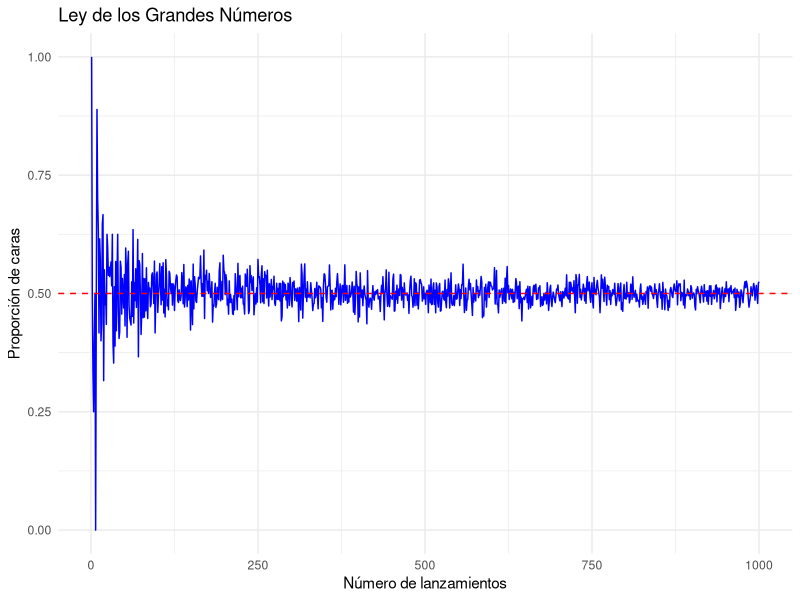
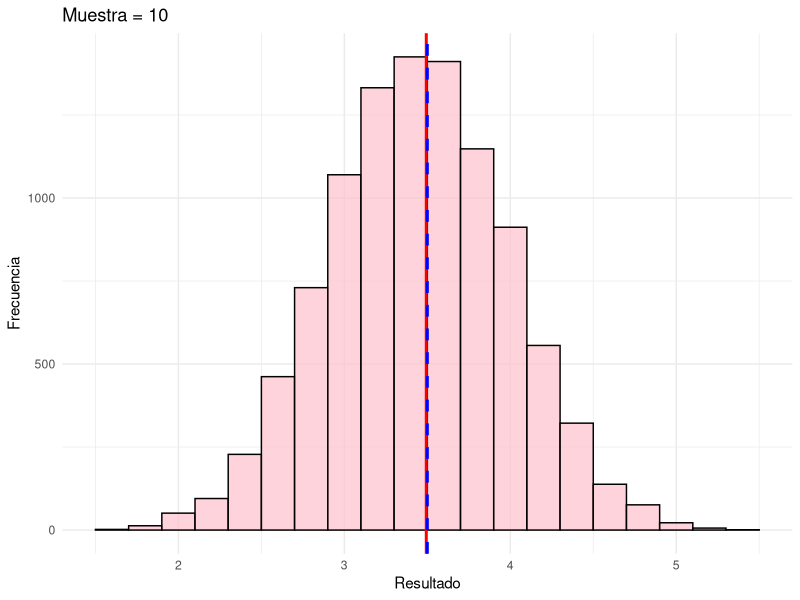
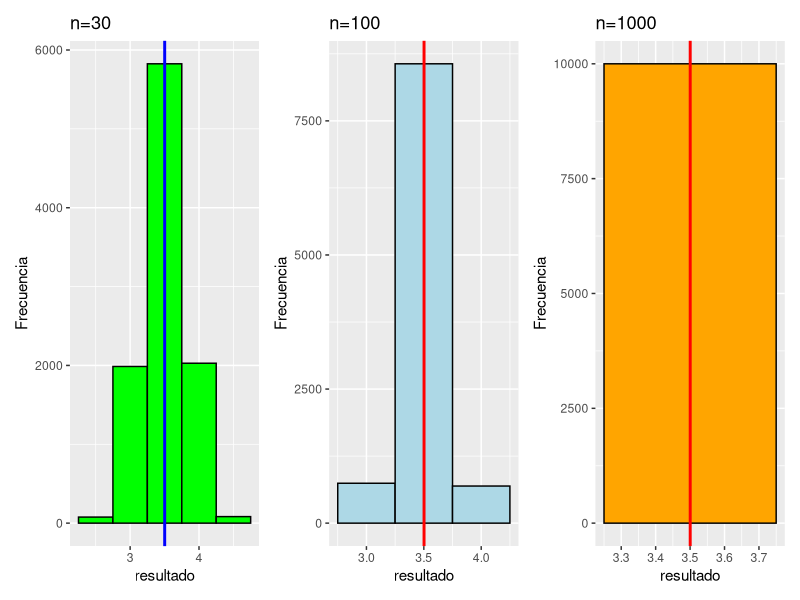

The R source for these figures, in order:
## ---- chunk 1
library(tidyverse)
library(patchwork)
## ---- chunk 2
# Parámetros
n_lanzamientos_max <- 1000  # Número máximo de lanzamientos (muestra grande)
probabilidad_cara <- 0.5    # Probabilidad de cara (y cruz también es 0.5)
set.seed(123)  # Fijamos una semilla para reproducibilidad

## ---- chunk 3
# Vector para almacenar las proporciones
proporciones <- numeric(n_lanzamientos_max)
#numeric crea un vector que se llama proporciones de longitud (n_lanzamientos_max)
## ---- chunk 4
# Simular lanzamientos y calcular las proporciones acumuladas
for (i in 1:n_lanzamientos_max) {
  lanzamientos <- sample(c(0, 1), size = i, 
                         replace = TRUE, 
                         prob = c(probabilidad_cara, 1 - probabilidad_cara))
  proporciones[i] <- mean(lanzamientos)  # Promedio de caras (proporción de 1s)
}
## ---- chunk 5
# Crear un data.frame para ggplot
df <- data.frame(
  lanzamientos = 1:n_lanzamientos_max,
  proporciones = proporciones
)
## ---- chunk 6
# Crear el gráfico con ggplot2
ggplot(df, aes(x = lanzamientos, y = proporciones)) +
  geom_line(color = "blue") +  # Línea azul para las proporciones
  geom_hline(yintercept = 0.5, color = "red", linetype = "dashed") +  # Línea roja en y=0.5
  labs(x = "Número de lanzamientos", 
       y = "Proporción de caras", 
       title = "Ley de los Grandes Números") +
  theme_minimal()  
## ---- chunk 7
resultado <- sample(1:6, 10000, replace=T)
## ---- chunk 8
x10 <- c() #declaramos un vector
k<- 10000
## ---- chunk 9
for ( i in 1:k) {
  x10[i] = mean(sample(1:6,10, replace = TRUE))}
## ---- chunk 10
df <- data.frame(x10 = x10)
## ---- chunk 11
ggplot(df, aes(x = x10)) +
  geom_histogram(binwidth = 0.2, fill = "pink", color = "black", alpha = 0.7) +  # Histograma
  geom_vline(aes(xintercept = mean(x10)), color = "red", linetype = "solid", size = 1) +  # Línea en la media muestral
  geom_vline(xintercept = 3.5, color = "blue", linetype = "dashed", size = 1) +  # Línea en el valor esperado
  labs(title = "Muestra = 10", x = "Resultado", y = "Frecuencia") +
  theme_minimal()  # Tema minimalista
## ---- chunk 12
x30 <- c()
x100 <- c()
x1000 <- c()
k<-10000

#Para cada i desde 1 hasta k genera una muestra de tamaño 30, 100 y 1000 con números del 1 al 6 con reemplazo. Calcula la media para cada uno.

for ( i in 1:k){ 
  x30[i] = mean(sample(1:6,30, replace = TRUE))
  x100[i] = mean(sample(1:6,100, replace = TRUE))
  x1000[i] = mean(sample(1:6,1000, replace = TRUE))
}

## ---- chunk 13
# Crear los tres histogramas
p1 <- ggplot(data.frame(x = x30), aes(x)) +
  geom_histogram(binwidth = 0.5, fill = "green", color = "black") +
  geom_vline(aes(xintercept = mean(x30)), color = "blue", size = 1) +
  labs(title = "n=30", x = "resultado", y = "Frecuencia")

p2 <- ggplot(data.frame(x = x100), aes(x)) +
  geom_histogram(binwidth = 0.5, fill = "lightblue", color = "black") +
  geom_vline(aes(xintercept = mean(x100)), color = "red", size = 1) +
  labs(title = "n=100", x = "resultado", y = "Frecuencia")

p3 <- ggplot(data.frame(x = x1000), aes(x)) +
  geom_histogram(binwidth = 0.5, fill = "orange", color = "black") +
  geom_vline(aes(xintercept = mean(x1000)), color = "red", size = 1) +
  labs(title = "n=1000", x = "resultado", y = "Frecuencia")

## ---- chunk 14
# Combinar los tres gráficos en una sola fila
(p1 | p2 | p3)
## ---- chunk 15
# Generamos una muestra aleatoria de datos
set.seed(123)  # Para replicabilidad
muestra <- rnorm(100, mean = 50, sd = 10)  # Muestra de 100 datos con media 50 y desviación estándar 10
## ---- chunk 16
# Calculamos el estimador puntual de la media (media muestral)
media_muestral <- mean(muestra)
media_muestral
## ---- chunk 17
# Estimador puntual de la varianza (varianza muestral)
varianza_muestral <- var(muestra)
varianza_muestral
## ---- chunk 18
# Supongamos que tenemos una muestra binaria de 0s y 1s
muestra_binaria <- sample(c(0, 1), size = 100, replace = TRUE)
## ---- chunk 19
# Estimador puntual de la proporción (proporción de 1s en la muestra)
proporcion_muestral <- mean(muestra_binaria)  # La media de una muestra binaria es igual a la proporción de 1s
proporcion_muestral
